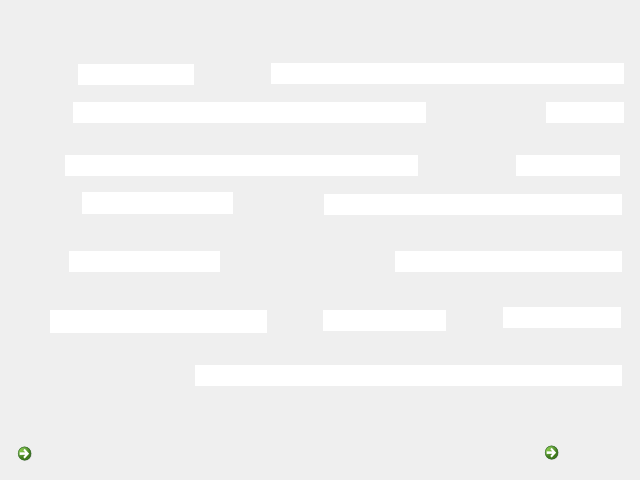
<?xml version="1.0" encoding="UTF-8"?>
<ui version="4.0">
 <class>Form</class>
 <widget class="QWidget" name="Form">
  <property name="geometry">
   <rect>
    <x>0</x>
    <y>0</y>
    <width>640</width>
    <height>480</height>
   </rect>
  </property>
  <property name="sizePolicy">
   <sizepolicy hsizetype="Fixed" vsizetype="Fixed">
    <horstretch>0</horstretch>
    <verstretch>0</verstretch>
   </sizepolicy>
  </property>
  <property name="minimumSize">
   <size>
    <width>640</width>
    <height>480</height>
   </size>
  </property>
  <property name="maximumSize">
   <size>
    <width>640</width>
    <height>480</height>
   </size>
  </property>
  <property name="windowTitle">
   <string>Integrator</string>
  </property>
  <property name="windowIcon">
   <iconset>
    <normaloff>../../../../Desktop/Integrator/Resources/system_icon.png</normaloff>../../../../Desktop/Integrator/Resources/system_icon.png</iconset>
  </property>
  <widget class="QLabel" name="bg_perfil">
   <property name="geometry">
    <rect>
     <x>0</x>
     <y>0</y>
     <width>640</width>
     <height>480</height>
    </rect>
   </property>
   <property name="styleSheet">
    <string notr="true">background-image: url(:/tela_editarperfil/tela_editarperfil.png);</string>
   </property>
   <property name="text">
    <string/>
   </property>
  </widget>
  <widget class="QLineEdit" name="output_nome">
   <property name="geometry">
    <rect>
     <x>73</x>
     <y>102</y>
     <width>353</width>
     <height>21</height>
    </rect>
   </property>
   <property name="font">
    <font>
     <family>Myriad Pro</family>
     <pointsize>12</pointsize>
    </font>
   </property>
   <property name="frame">
    <bool>false</bool>
   </property>
   <property name="readOnly">
    <bool>false</bool>
   </property>
  </widget>
  <widget class="QLineEdit" name="output_email">
   <property name="geometry">
    <rect>
     <x>271</x>
     <y>63</y>
     <width>353</width>
     <height>21</height>
    </rect>
   </property>
   <property name="font">
    <font>
     <family>Myriad Pro</family>
     <pointsize>12</pointsize>
    </font>
   </property>
   <property name="frame">
    <bool>false</bool>
   </property>
   <property name="readOnly">
    <bool>false</bool>
   </property>
  </widget>
  <widget class="QLineEdit" name="output_curso">
   <property name="geometry">
    <rect>
     <x>65</x>
     <y>155</y>
     <width>353</width>
     <height>21</height>
    </rect>
   </property>
   <property name="font">
    <font>
     <family>Myriad Pro</family>
     <pointsize>12</pointsize>
    </font>
   </property>
   <property name="frame">
    <bool>false</bool>
   </property>
   <property name="readOnly">
    <bool>false</bool>
   </property>
  </widget>
  <widget class="QLineEdit" name="output_entidades">
   <property name="geometry">
    <rect>
     <x>195</x>
     <y>365</y>
     <width>427</width>
     <height>21</height>
    </rect>
   </property>
   <property name="font">
    <font>
     <family>Myriad Pro</family>
     <pointsize>12</pointsize>
    </font>
   </property>
   <property name="frame">
    <bool>false</bool>
   </property>
   <property name="readOnly">
    <bool>true</bool>
   </property>
  </widget>
  <widget class="QLineEdit" name="output_colegio">
   <property name="geometry">
    <rect>
     <x>324</x>
     <y>194</y>
     <width>298</width>
     <height>21</height>
    </rect>
   </property>
   <property name="font">
    <font>
     <family>Myriad Pro</family>
     <pointsize>12</pointsize>
    </font>
   </property>
   <property name="frame">
    <bool>false</bool>
   </property>
   <property name="readOnly">
    <bool>false</bool>
   </property>
  </widget>
  <widget class="QLineEdit" name="output_transporte">
   <property name="geometry">
    <rect>
     <x>395</x>
     <y>251</y>
     <width>227</width>
     <height>21</height>
    </rect>
   </property>
   <property name="font">
    <font>
     <family>Myriad Pro</family>
     <pointsize>12</pointsize>
    </font>
   </property>
   <property name="frame">
    <bool>false</bool>
   </property>
   <property name="readOnly">
    <bool>false</bool>
   </property>
  </widget>
  <widget class="QLineEdit" name="output_telefone">
   <property name="geometry">
    <rect>
     <x>82</x>
     <y>192</y>
     <width>151</width>
     <height>22</height>
    </rect>
   </property>
   <property name="font">
    <font>
     <family>Myriad Pro</family>
     <pointsize>12</pointsize>
    </font>
   </property>
   <property name="frame">
    <bool>false</bool>
   </property>
   <property name="readOnly">
    <bool>false</bool>
   </property>
  </widget>
  <widget class="QLineEdit" name="output_bairro">
   <property name="geometry">
    <rect>
     <x>69</x>
     <y>251</y>
     <width>151</width>
     <height>21</height>
    </rect>
   </property>
   <property name="font">
    <font>
     <family>Myriad Pro</family>
     <pointsize>12</pointsize>
    </font>
   </property>
   <property name="frame">
    <bool>false</bool>
   </property>
   <property name="readOnly">
    <bool>false</bool>
   </property>
  </widget>
  <widget class="QLineEdit" name="output_nascimento">
   <property name="geometry">
    <rect>
     <x>546</x>
     <y>102</y>
     <width>78</width>
     <height>21</height>
    </rect>
   </property>
   <property name="font">
    <font>
     <family>Myriad Pro</family>
     <pointsize>11</pointsize>
    </font>
   </property>
   <property name="frame">
    <bool>false</bool>
   </property>
   <property name="readOnly">
    <bool>false</bool>
   </property>
  </widget>
  <widget class="QLineEdit" name="output_semestre">
   <property name="geometry">
    <rect>
     <x>516</x>
     <y>155</y>
     <width>104</width>
     <height>21</height>
    </rect>
   </property>
   <property name="font">
    <font>
     <family>Myriad Pro</family>
     <pointsize>12</pointsize>
    </font>
   </property>
   <property name="frame">
    <bool>false</bool>
   </property>
   <property name="readOnly">
    <bool>false</bool>
   </property>
  </widget>
  <widget class="QLineEdit" name="output_snapchat">
   <property name="geometry">
    <rect>
     <x>503</x>
     <y>307</y>
     <width>118</width>
     <height>21</height>
    </rect>
   </property>
   <property name="font">
    <font>
     <family>Myriad Pro</family>
     <pointsize>12</pointsize>
    </font>
   </property>
   <property name="frame">
    <bool>false</bool>
   </property>
   <property name="readOnly">
    <bool>false</bool>
   </property>
  </widget>
  <widget class="QLineEdit" name="output_instagram">
   <property name="geometry">
    <rect>
     <x>323</x>
     <y>310</y>
     <width>123</width>
     <height>21</height>
    </rect>
   </property>
   <property name="font">
    <font>
     <family>Myriad Pro</family>
     <pointsize>12</pointsize>
    </font>
   </property>
   <property name="frame">
    <bool>false</bool>
   </property>
   <property name="readOnly">
    <bool>false</bool>
   </property>
  </widget>
  <widget class="QLineEdit" name="output_facebook">
   <property name="geometry">
    <rect>
     <x>50</x>
     <y>310</y>
     <width>217</width>
     <height>23</height>
    </rect>
   </property>
   <property name="font">
    <font>
     <family>Myriad Pro</family>
     <pointsize>12</pointsize>
    </font>
   </property>
   <property name="frame">
    <bool>false</bool>
   </property>
   <property name="readOnly">
    <bool>false</bool>
   </property>
  </widget>
  <widget class="QLineEdit" name="output_nascimento_2">
   <property name="geometry">
    <rect>
     <x>78</x>
     <y>64</y>
     <width>116</width>
     <height>21</height>
    </rect>
   </property>
   <property name="font">
    <font>
     <family>Myriad Pro</family>
     <pointsize>12</pointsize>
    </font>
   </property>
   <property name="frame">
    <bool>false</bool>
   </property>
   <property name="readOnly">
    <bool>true</bool>
   </property>
  </widget>
  <widget class="QCommandLinkButton" name="botao_voltar_editarperfil">
   <property name="geometry">
    <rect>
     <x>10</x>
     <y>436</y>
     <width>90</width>
     <height>37</height>
    </rect>
   </property>
   <property name="text">
    <string/>
   </property>
   <property name="icon">
    <iconset>
     <normaloff>../../../../Desktop/Integrator/Resources/botaoenviar - 42x42.png</normaloff>../../../../Desktop/Integrator/Resources/botaoenviar - 42x42.png</iconset>
   </property>
  </widget>
  <widget class="QCommandLinkButton" name="botao_enviaredicoes">
   <property name="geometry">
    <rect>
     <x>537</x>
     <y>435</y>
     <width>90</width>
     <height>36</height>
    </rect>
   </property>
   <property name="text">
    <string/>
   </property>
   <property name="icon">
    <iconset>
     <normaloff>../../../../Desktop/Integrator/Resources/botaoenviar - 42x42.png</normaloff>../../../../Desktop/Integrator/Resources/botaoenviar - 42x42.png</iconset>
   </property>
  </widget>
 </widget>
 <resources>
  <include location="../tela_editarperfil.qrc"/>
 </resources>
 <connections/>
</ui>
